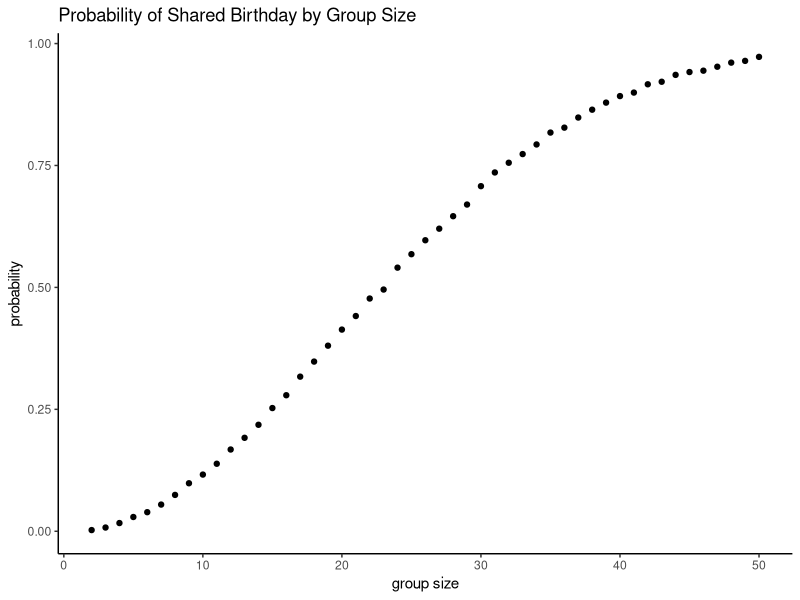

The R source for this figure: (Note: this script raises an error after producing the figure.)
## ---- chunk 1
library(tidyverse)
set.seed(1)
## ---- chunk 2
bday_sim = function(n) {
  birthdays = sample(1:365, size = n, replace = T)
  if (n_distinct(birthdays) < n) {
    T
  } else {
    F
  }
}
bday_sim(2)
bday_sim(50)
## ---- chunk 3
sim_results_df =
  expand_grid(
    group_size = 2:50,
    iter = 1:10000
  ) |>
  mutate(
    shared_bday = map(group_size, bday_sim)
  ) |>
  unnest(shared_bday)

head(sim_results_df)
## ---- chunk 4
sim_summary = 
  sim_results_df |> 
  group_by(group_size) |> 
  summarize(prob_shared = mean(shared_bday))

head(sim_summary)
## ---- chunk 5
sim_summary |> 
  ggplot(aes(group_size, prob_shared)) +
  geom_point() +
  labs(title = "Probability of Shared Birthday by Group Size",
       x = "group size",
       y = "probability") +
  theme_classic()
## ---- chunk 6
all_df = 
  tibble(files = list.files("data/"),
         path = str_c("data/", files)
  )

all_df =
  all_df |>
  mutate(data = map(path, read_csv)) |>
  unnest(cols = "data")
## ---- chunk 7
tidy_df = 
  all_df |> 
  mutate(
    files = str_replace(files, ".csv", ""), 
    arm = str_sub(files, 1, 3),
    subj_id = str_sub(files, 5, 6)
  ) |> 
  pivot_longer(
    week_1:week_8,
    names_to = "week",
    values_to = "observation",
    names_prefix = "week_"
  ) |> 
  mutate(week = as.numeric(week)) |> 
  select(id = files, arm, subj_id, week, observation)

head(tidy_df)
## ---- chunk 8
tidy_df |>
  ggplot(aes(x = week, y = observation, group = id, color = arm)) +
  geom_line() +
  facet_grid(~arm) +
  labs(
    title = "Observations Over Time by Subject, by Study Arm",
    x = "week",
    y = "observation",
    color = "arm"
  ) +
  theme_classic()
